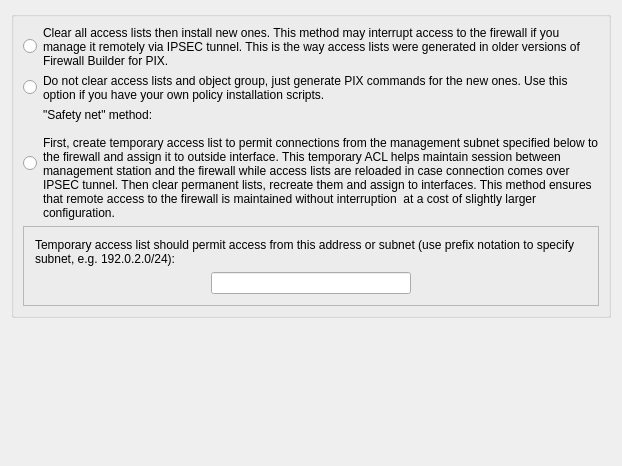
     <widget class="QWidget" name="tab1">
      <attribute name="title">
       <string>Script</string>
      </attribute>
      <layout class="QGridLayout" name="pixAdvanced_gridLayout_19">
       <item row="0" column="0">
        <widget class="QGroupBox" name="buttonGroup10">
         <property name="sizePolicy">
          <sizepolicy hsizetype="Preferred" vsizetype="Expanding">
           <horstretch>0</horstretch>
           <verstretch>0</verstretch>
          </sizepolicy>
         </property>
         <property name="title">
          <string/>
         </property>
         <layout class="QGridLayout" name="pixAdvanced_gridLayout_12">
          <item row="0" column="0">
           <layout class="QHBoxLayout" name="horizontalLayout_3">
            <item>
             <widget class="QRadioButton" name="pix_acl_basic">
              <property name="sizePolicy">
               <sizepolicy hsizetype="Fixed" vsizetype="Fixed">
                <horstretch>0</horstretch>
                <verstretch>0</verstretch>
               </sizepolicy>
              </property>
              <property name="text">
               <string/>
              </property>
             </widget>
            </item>
            <item>
             <widget class="QLabel" name="textLabel2_3">
              <property name="text">
               <string>Clear all access lists then install new ones. This method may interrupt access to the firewall if you manage it remotely via IPSEC tunnel. This is the way access lists were generated in older versions of Firewall Builder for PIX.</string>
              </property>
              <property name="alignment">
               <set>Qt::AlignVCenter</set>
              </property>
              <property name="wordWrap">
               <bool>true</bool>
              </property>
              <property name="buddy">
               <cstring>pix_acl_basic</cstring>
              </property>
             </widget>
            </item>
           </layout>
          </item>
          <item row="1" column="0">
           <layout class="QHBoxLayout" name="horizontalLayout_4">
            <item>
             <widget class="QRadioButton" name="pix_acl_no_clear">
              <property name="sizePolicy">
               <sizepolicy hsizetype="Fixed" vsizetype="Fixed">
                <horstretch>0</horstretch>
                <verstretch>0</verstretch>
               </sizepolicy>
              </property>
              <property name="text">
               <string/>
              </property>
             </widget>
            </item>
            <item>
             <widget class="QLabel" name="textLabel3">
              <property name="focusPolicy">
               <enum>Qt::ClickFocus</enum>
              </property>
              <property name="text">
               <string>Do not clear access lists and object group, just generate PIX commands for the new ones. Use this option if you have your own policy installation scripts.</string>
              </property>
              <property name="alignment">
               <set>Qt::AlignVCenter</set>
              </property>
              <property name="wordWrap">
               <bool>true</bool>
              </property>
              <property name="buddy">
               <cstring>pix_acl_no_clear</cstring>
              </property>
             </widget>
            </item>
           </layout>
          </item>
          <item row="3" column="0">
           <widget class="QFrame" name="frame5">
            <property name="frameShape">
             <enum>QFrame::StyledPanel</enum>
            </property>
            <property name="frameShadow">
             <enum>QFrame::Sunken</enum>
            </property>
            <layout class="QGridLayout">
             <property name="margin">
              <number>11</number>
             </property>
             <item row="0" column="0" colspan="3">
              <widget class="QLabel" name="pix_acl_temp_lbl">
               <property name="text">
                <string>Temporary access list should permit access from this address or subnet (use prefix notation to specify subnet, e.g. 192.0.2.0/24):</string>
               </property>
               <property name="alignment">
                <set>Qt::AlignVCenter</set>
               </property>
               <property name="wordWrap">
                <bool>true</bool>
               </property>
              </widget>
             </item>
             <item row="1" column="0">
              <spacer>
               <property name="orientation">
                <enum>Qt::Horizontal</enum>
               </property>
               <property name="sizeType">
                <enum>QSizePolicy::Expanding</enum>
               </property>
               <property name="sizeHint" stdset="0">
                <size>
                 <width>110</width>
                 <height>20</height>
                </size>
               </property>
              </spacer>
             </item>
             <item row="1" column="1">
              <widget class="QLineEdit" name="pix_acl_temp_addr">
               <property name="sizePolicy">
                <sizepolicy hsizetype="Fixed" vsizetype="Fixed">
                 <horstretch>0</horstretch>
                 <verstretch>0</verstretch>
                </sizepolicy>
               </property>
               <property name="minimumSize">
                <size>
                 <width>200</width>
                 <height>0</height>
                </size>
               </property>
               <property name="maximumSize">
                <size>
                 <width>120</width>
                 <height>32767</height>
                </size>
               </property>
              </widget>
             </item>
             <item row="1" column="2">
              <spacer>
               <property name="orientation">
                <enum>Qt::Horizontal</enum>
               </property>
               <property name="sizeType">
                <enum>QSizePolicy::Expanding</enum>
               </property>
               <property name="sizeHint" stdset="0">
                <size>
                 <width>120</width>
                 <height>20</height>
                </size>
               </property>
              </spacer>
             </item>
            </layout>
           </widget>
          </item>
          <item row="2" column="0">
           <layout class="QHBoxLayout" name="horizontalLayout_5">
            <item>
             <widget class="QRadioButton" name="pix_acl_substitution">
              <property name="sizePolicy">
               <sizepolicy hsizetype="Fixed" vsizetype="Fixed">
                <horstretch>0</horstretch>
                <verstretch>0</verstretch>
               </sizepolicy>
              </property>
              <property name="text">
               <string/>
              </property>
             </widget>
            </item>
            <item>
             <widget class="QLabel" name="textLabel4">
              <property name="text">
               <string>&quot;Safety net&quot; method:

First, create temporary access list to permit connections from the management subnet specified below to the firewall and assign it to outside interface. This temporary ACL helps maintain session between management station and the firewall while access lists are reloaded in case connection comes over IPSEC tunnel. Then clear permanent lists, recreate them and assign to interfaces. This method ensures that remote access to the firewall is maintained without interruption  at a cost of slightly larger configuration.</string>
              </property>
              <property name="alignment">
               <set>Qt::AlignVCenter</set>
              </property>
              <property name="wordWrap">
               <bool>true</bool>
              </property>
              <property name="buddy">
               <cstring>pix_acl_substitution</cstring>
              </property>
             </widget>
            </item>
           </layout>
          </item>
         </layout>
        </widget>
       </item>
       <item row="1" column="0">
        <spacer name="verticalSpacer">
         <property name="orientation">
          <enum>Qt::Vertical</enum>
         </property>
         <property name="sizeHint" stdset="0">
          <size>
           <width>20</width>
           <height>137</height>
          </size>
         </property>
        </spacer>
       </item>
      </layout>
     </widget>
